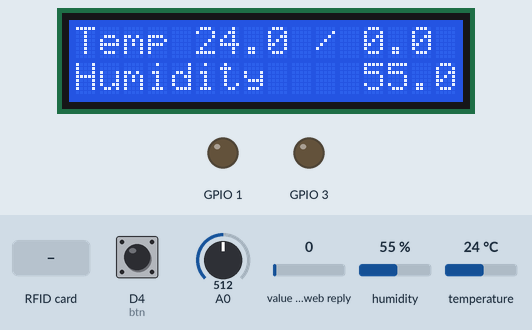
Simulated run of this sketch. Board: ESP8266 (NodeMCU). Shown: 16×2 character LCD, output pins drawn as LEDs (lit = HIGH). The test bench sets the inputs (shaded band); at power-on: D4 (btn) HIGH, temperature 24 °C, humidity 55 %, value in the web reply 0, A0 = 512. WiFi joins after 1.5 s; servers stay silent unless stated; web services answer with replies made up by the test bench.

Above: at 6.3 s.
6.4 s: RFID card 5E 7A 19 C4 held to the reader
At 8.3 s:
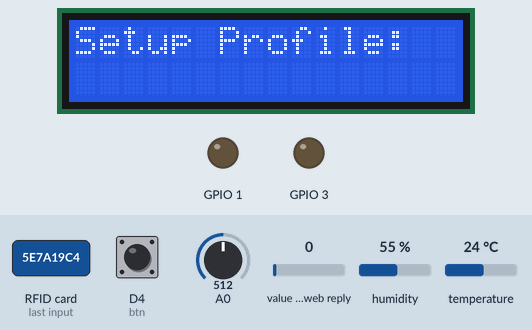
13.7 s: D4 (btn) pulled LOW for 1 s
At 15.2 s:
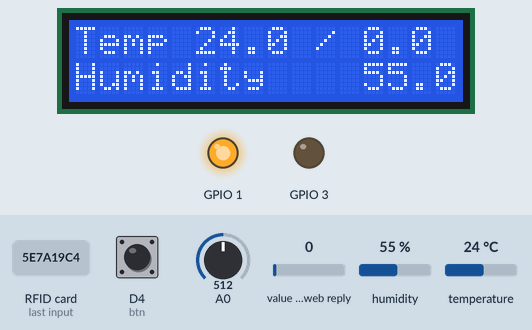
16.2 s: temperature set to 12 °C
At 20.3 s:
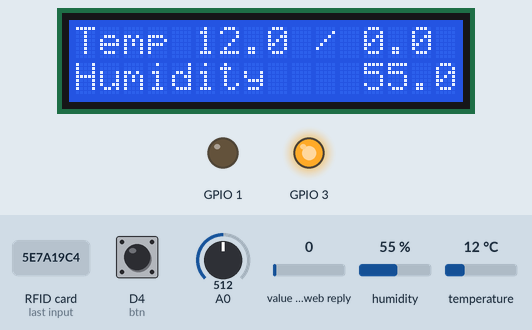
21.2 s: RFID card 5E 7A 19 C4 held to the reader
At 22.5 s:
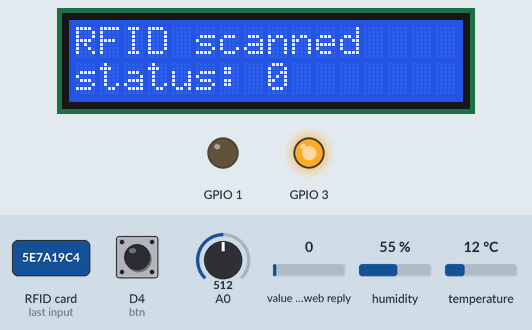
26.2 s: humidity set to 22 %
At 30.6 s:
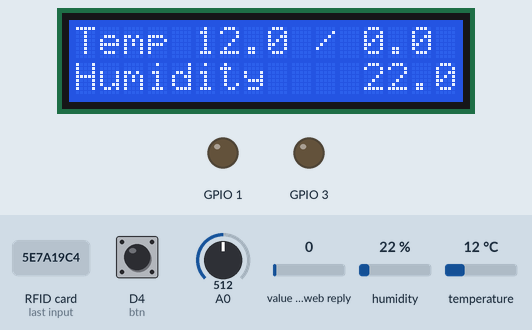
31.2 s: value in the web reply set to 2
At 45.4 s:
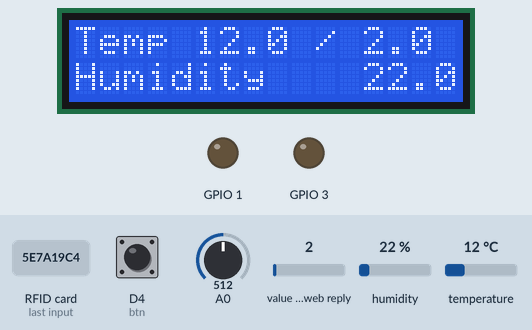
Timing chart, 0 to 46.2 s (numbered marks = the images above; inputs shaded):
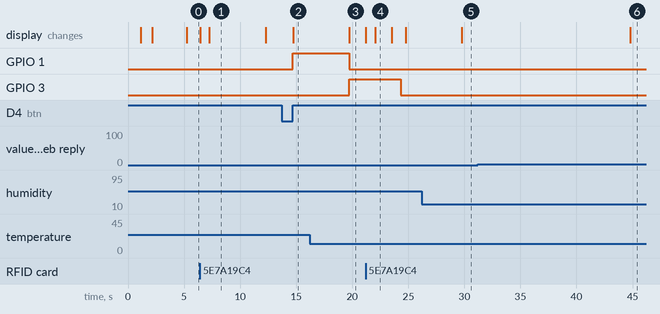

The sketch:

projektv1.ino
```cpp
#include <LiquidCrystal_I2C.h>
#include <DHTesp.h>
#include <ESP8266WiFi.h>
#include <Wire.h>
#include <SPI.h>
#include <MFRC522.h>
#include <ThingSpeak.h>

#define btn D4                                    // button pin is defined
#define SS_PIN 15                                 // define pins for RFID reader
#define RST_PIN 16

float desire_temp;                                // desired temp to reach for the room/house/building
float temperature;                                // actual temp
float humidity;                                   // actual humidity
int no_of_profiles = 0;                           // counter to keep track of profiles in the system
float tmpin;                                      // used to read a value from potentiometer to later
                                                  // set the preferred temp for a user
boolean buttonstate = false;
byte tmp[4] = {};                                 // array used to temporarily store UIDs for new
                                                  // users before creation
const char* ssid = "WIFINAME";                    // ssid name
const char* password = "PASSWORD";                // ssid password
unsigned long channelID = 123456;                 // thingspeak channel ID
const char* myWriteAPIKey = "YOUR_WRITE_KEY";     // thingspeak API write key
const char* myreadkey = "YOUR_READ_KEY";
const char* server = "api.thingspeak.com";        // server url
const int postingInterval = 20*1000;              // post data every 20 seconds
const int lcdinterval = 5000;                     // lcd update interval
unsigned long previousMillis = 0;                 // value to ensure interval is not being violated
unsigned long previous = 0;                       // ^^^
float outsideTemp = 0;

struct profile {                                  // struct to cre  ate profiles, containing UID,
  byte uid[4];                                    // preferred temperature and a boolean describing
  float prefer_temp;                              // if user is at home (true) or out (false)
  boolean checked_in;
};

struct profile profiles[20];                      // array to store users max 20, more could be added

WiFiClient client;                                // initializing wifi, DHT sensor, LCD and RFID scanner
DHTesp dht;
LiquidCrystal_I2C lcd(0x27, 16, 2);
MFRC522 rfid(SS_PIN, RST_PIN);

void setup() {                                    // initializing all the connections and such...
  dht.setup(0, DHTesp::DHT22);                    // Connect DHT sensor to GPIO 0 (D3)
  SPI.begin();                                    // Initiate  SPI bus
  rfid.PCD_Init();                                // init RFID
  pinMode(1, OUTPUT);
  pinMode(3,OUTPUT);
  lcd.begin();
  lcd.backlight();
  pinMode(D4, INPUT_PULLUP);
  Serial.begin(115200);
  WiFi.begin(ssid, password);
  lcd.print("Connecting");
  while (WiFi.status() != WL_CONNECTED)           // try to connect to WiFi
  {
    delay(1000);
    lcd.print(".");
  }
  lcd.clear();
  lcd.print("Connected! IP: ");                   // succeeds connection
  lcd.setCursor(0, 1);
  lcd.print(WiFi.localIP());
  delay(3000);
}

void loop() {                                     // main loop, which keeps track of all functions
  unsigned long currentMillis = millis();         // and intervals
  read_RFID();
  if(currentMillis - previous >= lcdinterval) {   // lcd post every 5 sec
    previous = currentMillis;
    data_to_lcd();
  }
  if(currentMillis - previousMillis >= postingInterval){ //thingspeak post every 20 sec
    previousMillis = currentMillis;
    sendToThingspeak(temperature,humidity);
  }
  adjust_temp();                                  // always adjusting temperature
}

void data_to_lcd() {                              // function to get the temp and humidity
  temperature = dht.getTemperature();             // and display on LCD
  humidity = dht.getHumidity();
  lcd.clear();
  lcd.setCursor(0, 0);
  lcd.print("Temp ");
  lcd.print(temperature,1);
  lcd.print(" / ");
  lcd.print(outsideTemp,1);
  lcd.setCursor(0, 1);
  lcd.print("Humidity    ");
  lcd.print(humidity,1);

}

void adjust_temp() {                              // function to adjust temperature
  int sum = 0;
  float tmp_count = 0;
  for(int k = 0; k <= no_of_profiles; k++){
    if(profiles[k].checked_in == true) {          // gets the preferred temp of all users
      sum += profiles[k].prefer_temp;             // currently home
      tmp_count++;
    }
  }
  if(tmp_count > 0){
    desire_temp = sum/tmp_count;                  // sets a desired temp based on the
  } else {                                        // preferred temperature(s) of the users
    desire_temp = temperature;
  }
  float tmp_diff = temperature - desire_temp;     // difference between actual temp and desired
  if (tmp_diff < -0.5) {                          // if actual temp is within +-0.5 C of desired
    analogWrite(3,-tmp_diff*250);                 // no adjustment is made
    analogWrite(1,0);
  } else if (tmp_diff > 0.5){
    analogWrite(3,0);
    analogWrite(1,tmp_diff*250);                  // the larger the difference, the large the
  } else {                                        // adjustment
    analogWrite(1,0);
    analogWrite(3,0);
  }
}

void read_RFID() {
  if ( ! rfid.PICC_IsNewCardPresent())            // if no RFID has been read, do nothing
    return;
                                                  // Verify if the UID has been read
  if ( ! rfid.PICC_ReadCardSerial())
    return;
  lcd.clear();
  lcd.print("RFID scanned");
  delay(800);
  for (byte j = 0; j < rfid.uid.size; j++) {
    tmp[j] = rfid.uid.uidByte[j];                 // read the UID into tmp array
  }
  int i = 0;
  while (i <= no_of_profiles) {
    if (memcmp(profiles[i].uid, tmp, 4) == 0 ) {  // if any profile matches the UID,
      lcd.setCursor(0,1);                         // check that user in or out
      lcd.print("status: ");
      profiles[i].checked_in = !profiles[i].checked_in;
      lcd.print(profiles[i].checked_in);
      delay(1500);
      lcd.clear();
      lcd.setCursor(0,0);
      break;
    } else if(i == no_of_profiles){               // else create new user with that UID
      lcd.setCursor(0,1);
      lcd.print("new user");
      profile_setup(tmp, "profile"+String(no_of_profiles,DEC),4);
      break;
    }
    i++;
  }
  delay(800);
}

void profile_setup(byte id_n[], String profilename, int siz) {
  no_of_profiles++;                               // set profile up with preferred temp
  lcd.clear();
  lcd.setCursor(0, 0);
  lcd.print("Setup Profile: ");
  delay(5000);
  while (buttonstate == false) {
    lcd.clear();
    lcd.print("What temp do you");
    lcd.setCursor(0, 1);
    lcd.print("prefer?");
    lcd.setCursor(10, 1);
    tmpin = analogRead(A0);
    tmpin = tmpin / 65.0 + 12.0;                  //last temp setting
    lcd.print(tmpin, 1);
    if (digitalRead(btn) == LOW) {                //when button is pressed
      profile profilename = {{},tmpin, true};
      for(int k = 0; k < siz; k++) {
        profilename.uid[k] = id_n[k];             //set uid in the struct for new profile
      }
      profiles[no_of_profiles] = profilename;     //create new profile in the array
      break;
    }
    delay(200);
  }
}

void sendToThingspeak(float temp, float humid){   // send data to thingspeak server
  int usersAtHome = 0;
  ThingSpeak.begin(client);
  client.connect(server,80);
  ThingSpeak.setField(1,temp);                    // take latest temp
  for(int k = 0; k <= no_of_profiles; k++){       // count users currently at home
    if(profiles[k].checked_in == true) {
      usersAtHome++;
    }
  }
  ThingSpeak.setField(2, usersAtHome);
  ThingSpeak.setField(3, humid);                  // take lates humidity
  outsideTemp = ThingSpeak.readFloatField(channelID, 4, myreadkey);
  ThingSpeak.writeFields(channelID, myWriteAPIKey); //post temp, humidity and users at home to thingspeak
  client.stop();
}
```

Measured:
- after the input at 6.4 s, the display: first changes at once (image 1 shows a later state)
- after the input at 13.7 s, GPIO 1: LOW → HIGH after 0.98 s; the display: changes after 1.0 s (image 2)
- after the input at 16.2 s, GPIO 1: HIGH → LOW after 3.6 s; GPIO 3: LOW → HIGH after 3.6 s; the display: changes after 3.6 s (image 3)
- after the input at 21.2 s, GPIO 3: HIGH → LOW after 3.1 s; the display: first changes at once (image 4 shows a later state)
- after the input at 26.2 s, the display: changes after 3.6 s (image 5)
- after the input at 31.2 s, the display: changes after 13.6 s (image 6)
- what the display in image 1 shows lasts 5.1 s, from 7.2 s to 12.3 s
